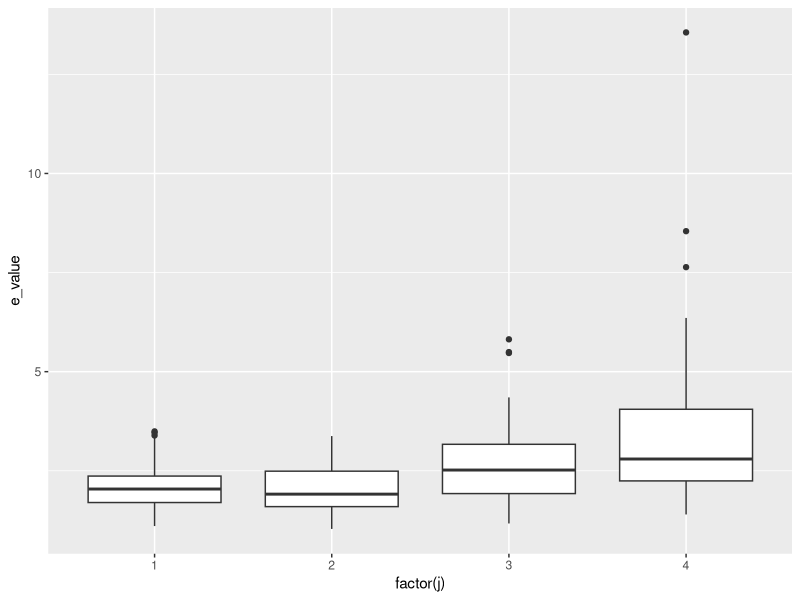
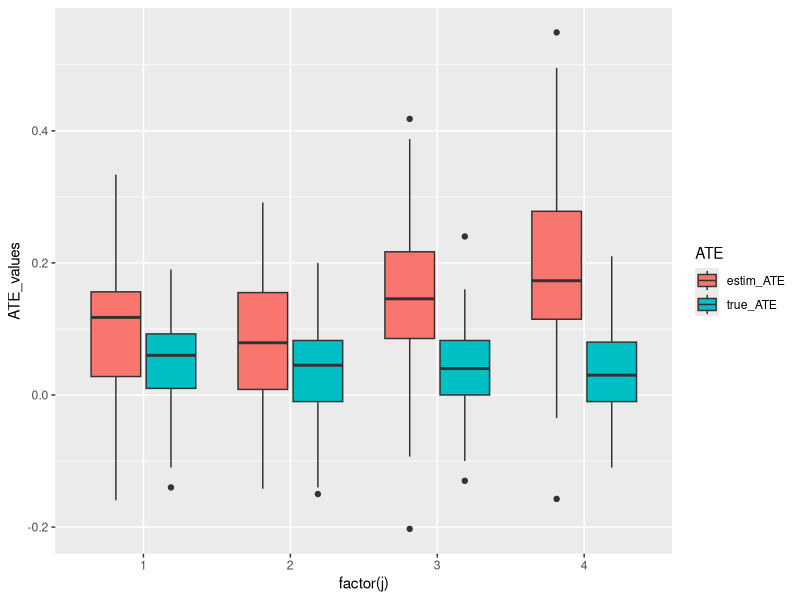
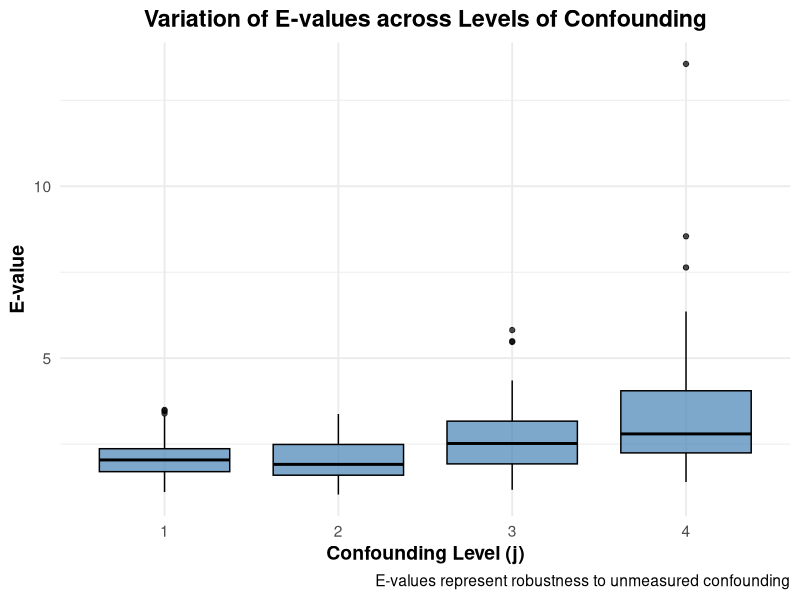
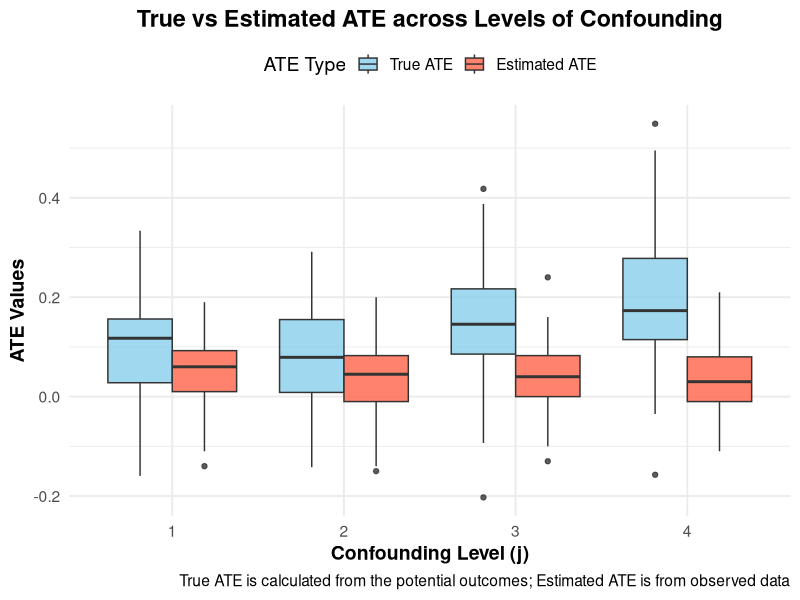
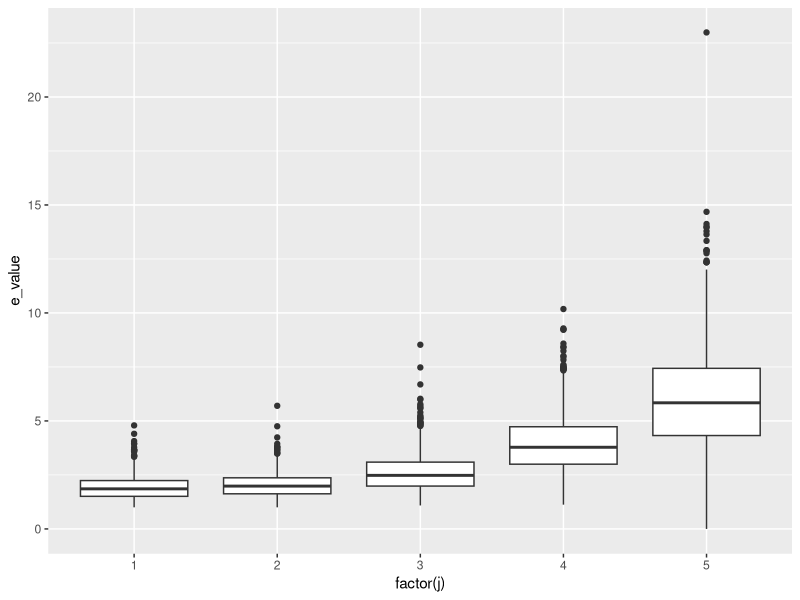
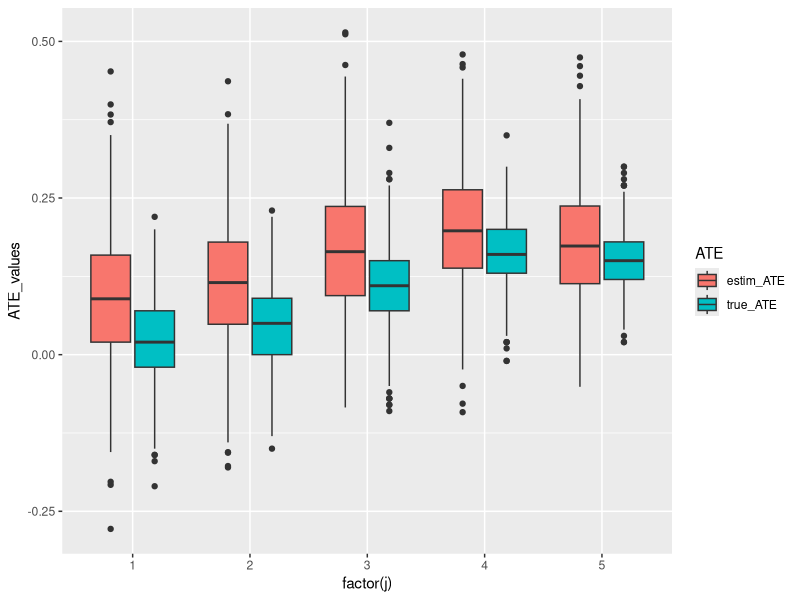
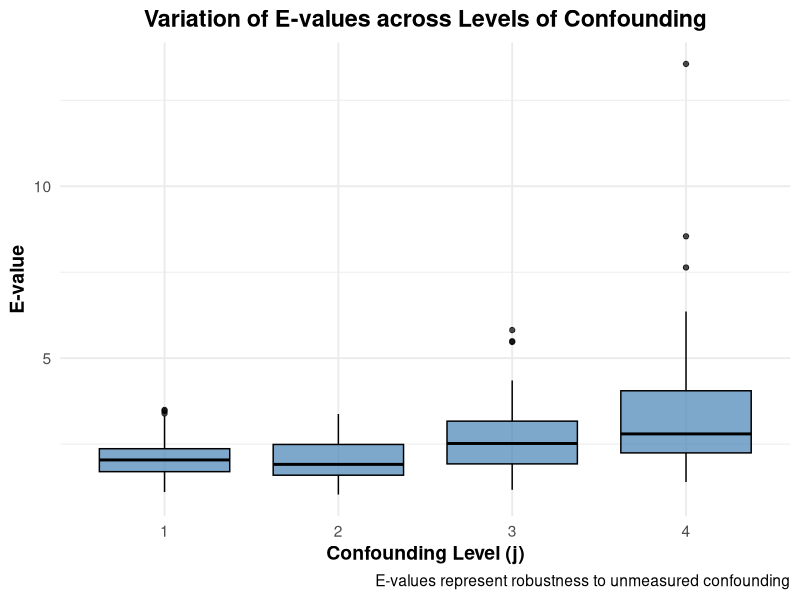
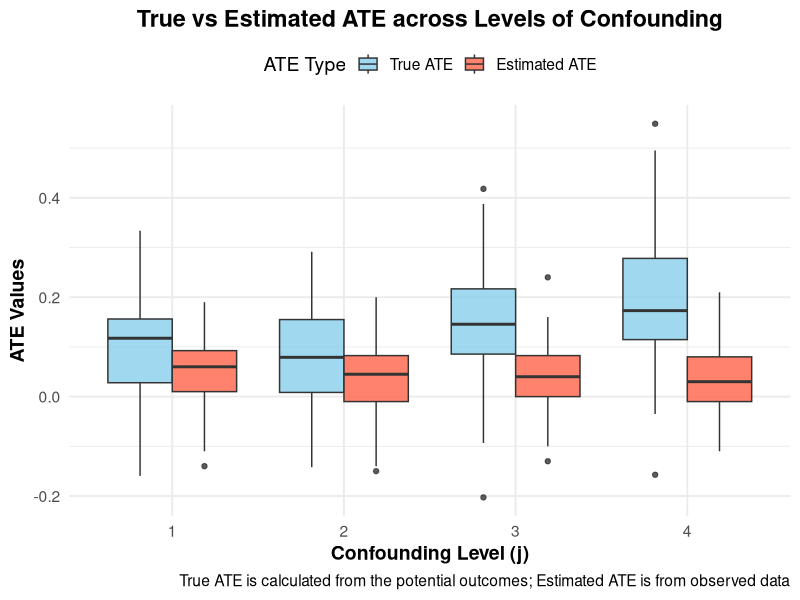

R code for these plots, in order:
# Simulation Study
# 15.12.2024
# Ermioni Athanasiadi
# Generate Data for sensitivity analysis with e-value

library(tidyverse)
library(ggplot2)


# Variant 1: with binary confounder #####
set.seed(456)

sim <- 100  # number of simulations
N <- 100  # sample size per simulation

# Coefficients
beta_ux <- c(0.5, 0.8, 1.8, 3.5)  # Coefficient for binary confounder (U) on X
#beta_ux <- 0.8
beta_y0 <- 1
beta_y1 <- 1.5

# prob_u <- c(0.5, 0.6, 0.75, 0.9)
prob_u <- 0.5

m <- length(beta_ux)

# create a list to store all dataframes of varying m
results_list <- vector("list", m)

results <- data.frame(
  sim = integer(sim),
  j = integer(sim),
  beta_ux = integer(sim),
  coef_x = numeric(sim),
  coef_x_u = numeric(sim),
  true_ATE = numeric(sim),
  estim_ATE = numeric(sim),
  rr = numeric(sim),
  e_value = numeric(sim)
)


results_by_u <- data.frame(
  u_variant = integer(m),
  mean_evalue = numeric(m),
  true_ATE = numeric(m),
  estim_ATE = numeric(m),
  bias = numeric(m)
                            )

for (j in 1:m) {
  for (i in 1:sim) {
    # Unmeasured confounder U
    u <- rbinom(N, 1, prob_u)
    
    # treatment X based on U
    prob_x <- plogis(beta_ux[j] * u)
    x <- rbinom(N, 1, prob_x)
    
    error <- rnorm(N)
    
    # potential outcomes
    y0 <- rbinom(N, 1, prob = plogis(beta_y0 * u))
    y1 <- rbinom(N, 1, prob = plogis(beta_y1 * u))
    
    # Binary outcome Y based on X, U
    #  y_prob <- plogis(beta0 + beta1 * x + beta2 * u + error)
    y <- x * y1 + (1-x) * y0
    
    df <- data.frame(id = 1:N, x, y, y1, y0, u)
    
    
    m1 <- glm(y ~ x, data = df, family = "binomial")  # Without U
    m2 <- glm(y ~ x + u, data = df, family = "binomial")  # With U
    
    cont_tab <- table(df$y, df$x)
    A <- cont_tab[1]
    B <- cont_tab[3]
    C <- cont_tab[2]
    D <- cont_tab[4]
    
    # Compute relative risk (RR)
    RR <- (A / (A + B)) / (C / (C + D))
    # RR for E-value: assumed to be equivalent between U = 0 and U = 1
    
    # results
    
    results[i, ] <- c(
    #assign(paste0("results", j), data.frame(
      sim = i,
      j = j,
      beta_ux = beta_ux[j],
      coef_x = coef(m1)["x"],  # Coefficient for X without U
      coef_x_u = coef(m2)["x"],  # Coefficient for X with U
      true_ATE =  mean(df$y1) - mean(df$y0),
      estim_ATE = mean(df$y[df$x == 1]) - mean(df$y[df$x == 0]),
      rr = RR,  # Relative risk
      e_value = RR + sqrt(RR * (RR-1))

      )
  
  }
  results_list[[j]] <- results
  
  results_by_u[j, ] <- c(
    u_variant = j,
    mean_evalue = mean(results$e_value, na.rm = T),
    true_ATE = mean(results$true_ATE),
    estim_ATE = mean(results$estim_ATE),
    bias = 0
                        )
}

tot_results <- do.call(rbind, results_list)

# calculate bias as difference between real and estimated ATE
results_by_u$bias = results_by_u$estim_ATE - results_by_u$true_ATE
# add also diff between RR's ?

# look at results
results_by_u
summary(results_by_u)


results_by_u$u_variant <- as.factor(results_by_u$u_variant)


long_totres <- tot_results %>%
  pivot_longer(
    names_to = "ATE",
    values_to = "ATE_values",
    cols = c("true_ATE",  "estim_ATE")
    
  )

str(long_totres)
long_totres$sim <-  as.factor(long_totres$sim)
long_totres$j <-    as.factor(long_totres$j)

# Visualize results

ggplot(tot_results, aes(x = factor(j), y = e_value)) +
  geom_boxplot()


ggplot(long_totres, aes(x = factor(j), y = ATE_values, fill = ATE)) +
  geom_boxplot()

# Boxplot of E-values by levels of confounding (j)
ggplot(tot_results, aes(x = factor(j), y = e_value)) +
  geom_boxplot(fill = "steelblue", color = "black", alpha = 0.7) +
  labs(
    title = "Variation of E-values across Levels of Confounding",
    x = "Confounding Level (j)",
    y = "E-value",
    caption = "E-values represent robustness to unmeasured confounding"
  ) +
  theme_minimal(base_size = 14) +
  theme(
    plot.title = element_text(hjust = 0.5, face = "bold"),
    axis.title = element_text(face = "bold")
  )
ggsave("e_values_boxplot.png", width = 8, height = 6)

# Boxplot comparing true and estimated ATE across levels of confounding (j)
ggplot(long_totres, aes(x = factor(j), y = ATE_values, fill = ATE)) +
  geom_boxplot(alpha = 0.8, position = position_dodge(width = 0.75)) +
  scale_fill_manual(values = c("true_ATE" = "tomato", "estim_ATE" = "skyblue"),
                    labels = c("True ATE", "Estimated ATE")) +
  labs(
    title = "True vs Estimated ATE across Levels of Confounding",
    x = "Confounding Level (j)",
    y = "ATE Values",
    fill = "ATE Type",
    caption = "True ATE is calculated from the potential outcomes; Estimated ATE is from observed data"
  ) +
  theme_minimal(base_size = 14) +
  theme(
    plot.title = element_text(hjust = 0.5, face = "bold"),
    axis.title = element_text(face = "bold"),
    legend.position = "top"
  )
ggsave("ate_comparison_boxplot.png", width = 8, height = 6)

## Variant 2: with continuous confounder ######################################

set.seed(456)

sim <- 1000 # number of simulations
N <- 100  # sample size per simulation

# Coefficients
beta_ux <- 0.8
beta_y0 <- 1
beta_y1 <- 2.5


# mu <- c(-1, -0.5, -0.2, -0.1, 0, 0.1, 0.2, 0.5, 1)
mu <- c(0.1, 0.2, 0.5, 1, 1.5)
m <- length(mu)


# create a list to store all dataframes of varying m
results_list <- vector("list", m)

results <- data.frame(
  sim = integer(sim),
  j = integer(sim),
  beta_ux = integer(sim),
  coef_x = numeric(sim),
  coef_x_u = numeric(sim),
  true_ATE = numeric(sim),
  estim_ATE = numeric(sim),
  rr = numeric(sim),
  e_value = numeric(sim)
)


results_by_u <- data.frame(
  u_variant = integer(m),
  mean_evalue = numeric(m),
  true_ATE = numeric(m),
  estim_ATE = numeric(m),
  bias = numeric(m),
  RR = numeric(m)
)

for (j in 1:m) {
  for (i in 1:sim) {
    # Unmeasured confounder U
    u <- rnorm(N, mean = mu[j], sd = 0.5)
    
    # treatment X based on U
    prob_x <- plogis(beta_ux * u)  # p = 1/(1+exp(-x))
    x <- rbinom(N, 1, prob_x)
    
    error <- rnorm(N)
    
    # potential outcomes
    y0 <- rbinom(N, 1, prob = plogis(beta_y0 * u))
    y1 <- rbinom(N, 1, prob = plogis(beta_y1 * u))
    
    # Binary outcome Y based on X, confounded with U
    y <- x * y1 + (1-x) * y0
    
    df <- data.frame(id = 1:N, x, y, y1, y0, u)
    
    
    m1 <- glm(y ~ x, data = df, family = "binomial")  # Without U
    m2 <- glm(y ~ x + u, data = df, family = "binomial")  # With U
    
    cont_tab <- table(df$y, df$x)
    A <- cont_tab[1]
    B <- cont_tab[3]
    C <- cont_tab[2]
    D <- cont_tab[4]
    
    # Compute relative risk (RR)
    RR <- (A / (A + B)) / (C / (C + D))
    # RR for E-value: assumed to be equivalent between U = 0 and U = 1
    
    # results
    
    results[i, ] <- c(
      #assign(paste0("results", j), data.frame(
      sim = i,
      j = j,
      beta_ux = beta_ux[j],
      coef_x = coef(m1)["x"],  # Coefficient for X without U
      coef_x_u = coef(m2)["x"],  # Coefficient for X with U
      true_ATE =  mean(df$y1) - mean(df$y0),
      estim_ATE = mean(df$y[df$x == 1]) - mean(df$y[df$x == 0]),
      rr = RR,  # Relative risk
      e_value = RR + sqrt(RR * (RR-1))
      
    )
    
  }
  results_list[[j]] <- results
  
  results_by_u[j, ] <- c(
    u_variant = j,
    mean_evalue = mean(results$e_value, na.rm = T),
    true_ATE = mean(results$true_ATE),
    estim_ATE = mean(results$estim_ATE),
    bias = 0,
    RR = mean(results$rr)
  )
}

tot_results <- do.call(rbind, results_list)

# calculate bias as difference between real and estimated ATE
results_by_u$bias = results_by_u$estim_ATE - results_by_u$true_ATE
# add also diff between RR's ?

# look at results
results_by_u
summary(results_by_u)


results_by_u$u_variant <- as.factor(results_by_u$u_variant)


long_totres <- tot_results %>%
  pivot_longer(
    names_to = "ATE",
    values_to = "ATE_values",
    cols = c("true_ATE",  "estim_ATE")
    
  )

str(long_totres)
long_totres$sim <-  as.factor(long_totres$sim)
long_totres$j <-    as.factor(long_totres$j)

# Visualize results
ggplot(tot_results, aes(x = factor(j), y = e_value)) +
  geom_boxplot()


ggplot(long_totres, aes(x = factor(j), y = ATE_values, fill = ATE)) +
  geom_boxplot()
